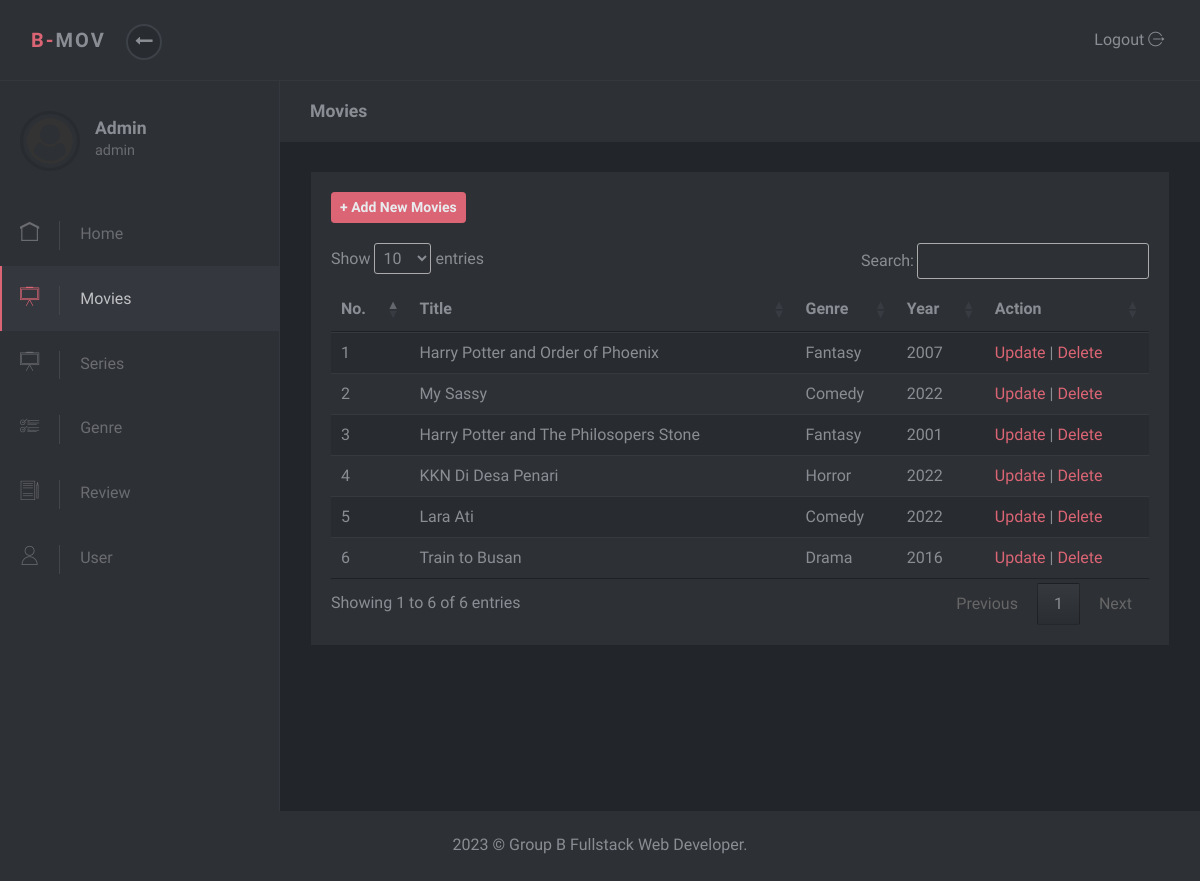
Page /admin/movies.php (signed in) on the committed database.
### tables this page shows
CREATE TABLE `tb_film` (
  `id` int(11) NOT NULL,
  `poster` text NOT NULL,
  `judul` text NOT NULL,
  `jenis` enum('Movie','Series') NOT NULL,
  `genre` text NOT NULL,
  `artis` text NOT NULL,
  `deskripsi` text NOT NULL,
  `tahun` year(4) NOT NULL,
  `negara` varchar(50) NOT NULL,
  `link_video` text NOT NULL
);

### admin/movies.php (the view, shortened to what this page needs)
<?php $page = "Movies";
include 'partials/header.php';
include 'partials/navbar.php';
include 'partials/sidebar.php';
include '../proses/koneksi.php';
?>
<div class="page-content">
  <div class="page-header">
    <div class="container-fluid">
      <h2 class="h5 no-margin-bottom"><?= $page ?></h2>
    </div>
  </div>
  <section class="no-padding-top no-padding-bottom">
    <div class="container-fluid">
      <div class="block">
        <div class="title"><a href="tambahmovies.php" class="btn btn-primary btn-sm font-weight-bold text-light">+ Add New Movies</a></div>
        <div class="table-responsive">
          <table class="table table-striped table-hover" id="myTable">
            <thead>
              <tr>
                <th>No.</th>
                <th>Title</th>
                <th>Genre</th>
                <th>Year</th>
                <th>Action</th>
              </tr>
            </thead>
            <tbody>
              <?php
                  $no = 1;
                  $query = mysqli_query($db, 'SELECT * FROM tb_film WHERE jenis="Movie"');
                  if(mysqli_num_rows($query) > 0) {
                  while ($data= mysqli_fetch_array($query)) {
                ?>
                  <tr>
                    <td><?php echo $no?></td>
                    <td><?php echo $data["judul"]?></td>
                    <td><?php echo $data["genre"]?></td>
                    <td><?php echo $data["tahun"]?></td>
                    <td>
                      <a href="editfilm.php?id=<?php echo $data["id"]?>">Update</a> |
                      <a href="proses/deletefilm.php?id=<?php echo $data["id"]?>">Delete</a>
                    </td>
                  </tr>
                <?php $no++; }?>
              <?php } ?>
            </tbody>
          </table>
        </div>
      </div>
    </div>
</div>
<?php include 'partials/footer.php' ?>

### admin/assets/css/style.default.css (style rules this page uses)
body { position: relative; }
section { padding: 0 1rem; }
a { -webkit-transition: all 0.3s; transition: all 0.3s; display: inline-block; }
.no-padding-top { padding-top: 0 !important; }
.no-padding-bottom { padding-bottom: 0 !important; }
.no-margin-bottom { margin-bottom: 0 !important; }
.block { padding: 20px; background: #2d3035; color: #8a8d93; margin-bottom: 30px; }
.page-content { position: relative; background: #22252a; min-height: 100vh; width: calc(100% - 280px); padding: 0; padding-bottom: 70px; }
.page-header { padding: 20px 15px; background: #2d3035; color: #8a8d93; margin-bottom: 30px; }
.block .title { margin-bottom: 20px; }
.table { margin-bottom: 0; }
.table td, .table th { border-color: #343a40; }
.table thead th { border: none; }
.table-striped tbody tr { -webkit-transition: all 0.3s; transition: all 0.3s; }
.table-striped tbody tr:nth-of-type(odd) { background-color: #282b2f; }
.btn { font-weight: 400; border: 1px solid transparent; padding: 0.45rem 0.75rem; font-size: 1rem; line-height: 1.5; border-radius: 0.25rem; -webkit-transition: color 0.15s ease-in-out, background-color 0.15s ease-in-out, border-color 0.15s ease-in-out, -webkit-box-shadow 0.15s ease-in-out; transition: color 0.15s ease-in-out, background-color 0.15s ease-in-out, border-color 0.15s ease-in-out, -webkit-box-shadow 0.15s ease-in-out; transition: color 0.15s ease-in-out, background-color 0.15s ease-in-out, border-color 0.15s ease-in-out, box-shadow 0.15s ease-in-out; transition: color 0.15s ease-in-out, background-color 0.15s ease-in-out, border-color 0.15s ease-in-out, box-shadow 0.15s ease-in-out, -webkit-box-shadow 0.15s ease-in-out; }
.btn-primary { color: color-yiq(#DB6574); background-color: #DB6574; border-color: #DB6574; }
.btn-sm { padding: 0.25rem 0.5rem; font-size: 0.875rem; line-height: 1.5; border-radius: 0.2rem; }
body { font-family: "Muli", sans-serif; font-size: 1rem; font-weight: 400; line-height: 1.5; color: #8a8d93; background-color: #fff; }
a { color: #DB6574; text-decoration: none; }
h1, h2, h3, h4, h5, h6, .h1, .h2, .h3, .h4, .h5, .h6 { margin-bottom: 0.5rem; font-family: inherit; font-weight: 700; line-height: 1.2; color: inherit; }
h2, .h2 { font-size: 1.7rem; }
h5, .h5 { font-size: 1.1rem; }
.text-light { color: #e9ecef !important; }

### rows in the picture
tb_film: judul "Harry Potter and Order of Phoenix", genre "Fantasy", tahun "2007"
tb_film: judul "My Sassy", genre "Comedy", tahun "2022"
tb_film: judul "Harry Potter and The Philosopers Stone", genre "Fantasy", tahun "2001"
tb_film: judul "KKN Di Desa Penari", genre "Horror", tahun "2022"
tb_film: judul "Lara Ati", genre "Comedy", tahun "2022"
tb_film: judul "Train to Busan", genre "Drama", tahun "2016"

### other values in the picture
$_SESSION['nama'] "Admin"
$_SESSION['role'] "admin"
$page "Movies"
